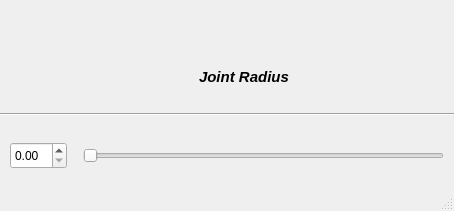
<?xml version="1.0" encoding="UTF-8"?>
<ui version="4.0">
 <class>MainWindow</class>
 <widget class="QMainWindow" name="MainWindow">
  <property name="geometry">
   <rect>
    <x>0</x>
    <y>0</y>
    <width>454</width>
    <height>211</height>
   </rect>
  </property>
  <property name="windowTitle">
   <string>Mansur-Rig: Joint Radius</string>
  </property>
  <widget class="QWidget" name="centralwidget">
   <layout class="QVBoxLayout" name="verticalLayout">
    <property name="spacing">
     <number>6</number>
    </property>
    <property name="leftMargin">
     <number>0</number>
    </property>
    <property name="topMargin">
     <number>0</number>
    </property>
    <property name="rightMargin">
     <number>0</number>
    </property>
    <property name="bottomMargin">
     <number>0</number>
    </property>
    <item>
     <widget class="QWidget" name="header" native="true">
      <layout class="QHBoxLayout" name="horizontalLayout_2">
       <property name="leftMargin">
        <number>0</number>
       </property>
       <property name="topMargin">
        <number>0</number>
       </property>
       <property name="rightMargin">
        <number>0</number>
       </property>
       <property name="bottomMargin">
        <number>0</number>
       </property>
       <item>
        <layout class="QHBoxLayout" name="headerLayout"/>
       </item>
      </layout>
     </widget>
    </item>
    <item>
     <layout class="QVBoxLayout" name="verticalLayout_3">
      <property name="leftMargin">
       <number>0</number>
      </property>
      <property name="topMargin">
       <number>0</number>
      </property>
      <property name="rightMargin">
       <number>0</number>
      </property>
      <property name="bottomMargin">
       <number>0</number>
      </property>
      <item>
       <spacer name="verticalSpacer_5">
        <property name="orientation">
         <enum>Qt::Vertical</enum>
        </property>
        <property name="sizeType">
         <enum>QSizePolicy::Fixed</enum>
        </property>
        <property name="sizeHint" stdset="0">
         <size>
          <width>20</width>
          <height>8</height>
         </size>
        </property>
       </spacer>
      </item>
      <item>
       <layout class="QHBoxLayout" name="horizontalLayout_7">
        <item>
         <spacer name="horizontalSpacer_8">
          <property name="orientation">
           <enum>Qt::Horizontal</enum>
          </property>
          <property name="sizeHint" stdset="0">
           <size>
            <width>40</width>
            <height>20</height>
           </size>
          </property>
         </spacer>
        </item>
        <item>
         <widget class="QLabel" name="iconLbl">
          <property name="text">
           <string/>
          </property>
          <property name="alignment">
           <set>Qt::AlignRight|Qt::AlignTrailing|Qt::AlignVCenter</set>
          </property>
         </widget>
        </item>
        <item>
         <spacer name="horizontalSpacer_7">
          <property name="orientation">
           <enum>Qt::Horizontal</enum>
          </property>
          <property name="sizeType">
           <enum>QSizePolicy::Fixed</enum>
          </property>
          <property name="sizeHint" stdset="0">
           <size>
            <width>10</width>
            <height>20</height>
           </size>
          </property>
         </spacer>
        </item>
        <item>
         <spacer name="horizontalSpacer_6">
          <property name="orientation">
           <enum>Qt::Horizontal</enum>
          </property>
          <property name="sizeType">
           <enum>QSizePolicy::Fixed</enum>
          </property>
          <property name="sizeHint" stdset="0">
           <size>
            <width>10</width>
            <height>20</height>
           </size>
          </property>
         </spacer>
        </item>
        <item>
         <widget class="QLabel" name="label_2">
          <property name="font">
           <font>
            <pointsize>11</pointsize>
            <weight>75</weight>
            <italic>true</italic>
            <bold>true</bold>
           </font>
          </property>
          <property name="text">
           <string>Joint Radius</string>
          </property>
         </widget>
        </item>
        <item>
         <spacer name="horizontalSpacer_9">
          <property name="orientation">
           <enum>Qt::Horizontal</enum>
          </property>
          <property name="sizeHint" stdset="0">
           <size>
            <width>40</width>
            <height>20</height>
           </size>
          </property>
         </spacer>
        </item>
       </layout>
      </item>
      <item>
       <spacer name="verticalSpacer_6">
        <property name="orientation">
         <enum>Qt::Vertical</enum>
        </property>
        <property name="sizeType">
         <enum>QSizePolicy::Fixed</enum>
        </property>
        <property name="sizeHint" stdset="0">
         <size>
          <width>20</width>
          <height>20</height>
         </size>
        </property>
       </spacer>
      </item>
      <item>
       <widget class="Line" name="line_6">
        <property name="accessibleName">
         <string>HLine</string>
        </property>
        <property name="orientation">
         <enum>Qt::Horizontal</enum>
        </property>
       </widget>
      </item>
      <item>
       <layout class="QGridLayout" name="gridLayout">
        <item row="0" column="3">
         <spacer name="verticalSpacer_9">
          <property name="orientation">
           <enum>Qt::Vertical</enum>
          </property>
          <property name="sizeType">
           <enum>QSizePolicy::Fixed</enum>
          </property>
          <property name="sizeHint" stdset="0">
           <size>
            <width>20</width>
            <height>20</height>
           </size>
          </property>
         </spacer>
        </item>
        <item row="1" column="1">
         <widget class="QDoubleSpinBox" name="radius_sb">
          <property name="minimumSize">
           <size>
            <width>0</width>
            <height>27</height>
           </size>
          </property>
          <property name="maximum">
           <double>10.000000000000000</double>
          </property>
          <property name="singleStep">
           <double>0.100000000000000</double>
          </property>
         </widget>
        </item>
        <item row="1" column="3">
         <widget class="QSlider" name="radius_sld">
          <property name="minimumSize">
           <size>
            <width>0</width>
            <height>27</height>
           </size>
          </property>
          <property name="maximum">
           <number>100</number>
          </property>
          <property name="orientation">
           <enum>Qt::Horizontal</enum>
          </property>
         </widget>
        </item>
        <item row="2" column="3">
         <spacer name="verticalSpacer_2">
          <property name="orientation">
           <enum>Qt::Vertical</enum>
          </property>
          <property name="sizeType">
           <enum>QSizePolicy::Fixed</enum>
          </property>
          <property name="sizeHint" stdset="0">
           <size>
            <width>20</width>
            <height>20</height>
           </size>
          </property>
         </spacer>
        </item>
        <item row="1" column="0">
         <spacer name="horizontalSpacer">
          <property name="orientation">
           <enum>Qt::Horizontal</enum>
          </property>
          <property name="sizeType">
           <enum>QSizePolicy::Fixed</enum>
          </property>
          <property name="sizeHint" stdset="0">
           <size>
            <width>10</width>
            <height>20</height>
           </size>
          </property>
         </spacer>
        </item>
        <item row="1" column="4">
         <spacer name="horizontalSpacer_2">
          <property name="orientation">
           <enum>Qt::Horizontal</enum>
          </property>
          <property name="sizeType">
           <enum>QSizePolicy::Fixed</enum>
          </property>
          <property name="sizeHint" stdset="0">
           <size>
            <width>10</width>
            <height>20</height>
           </size>
          </property>
         </spacer>
        </item>
        <item row="1" column="2">
         <spacer name="horizontalSpacer_3">
          <property name="orientation">
           <enum>Qt::Horizontal</enum>
          </property>
          <property name="sizeType">
           <enum>QSizePolicy::Fixed</enum>
          </property>
          <property name="sizeHint" stdset="0">
           <size>
            <width>10</width>
            <height>20</height>
           </size>
          </property>
         </spacer>
        </item>
       </layout>
      </item>
     </layout>
    </item>
   </layout>
  </widget>
  <widget class="QMenuBar" name="menubar">
   <property name="geometry">
    <rect>
     <x>0</x>
     <y>0</y>
     <width>454</width>
     <height>21</height>
    </rect>
   </property>
  </widget>
  <widget class="QStatusBar" name="statusbar"/>
 </widget>
 <resources/>
 <connections/>
</ui>
